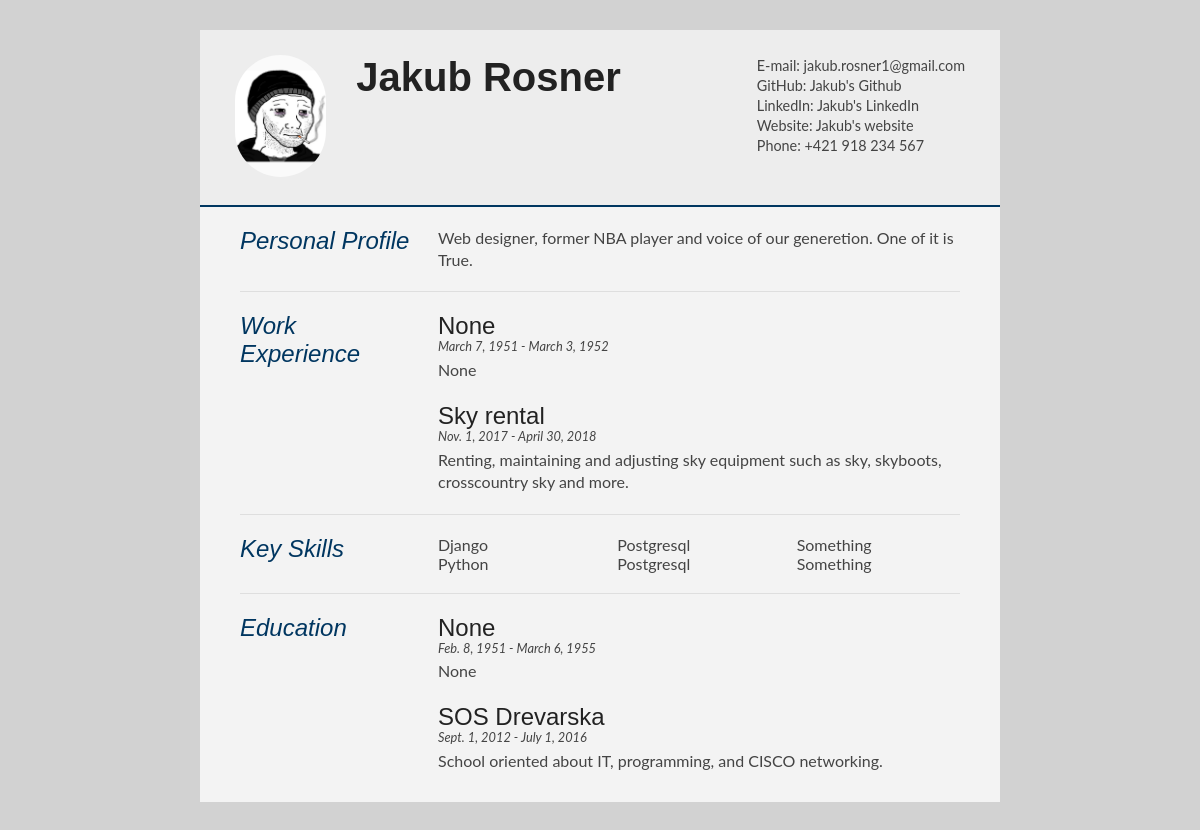
/template1 (signed in), run on the app's committed database.
### myapp/models.py (models this page shows, shortened)
class Profile(models.Model):
    user  = models.OneToOneField(User, null = True, on_delete=models.CASCADE)
    bio = models.TextField()
    profile_pic = models.ImageField(null = True, blank = True,  upload_to = "images/profile/")
    website  = models.CharField(max_length = 255, null= True, blank = True)
    facebook = models.CharField(max_length = 255, null= True, blank = True)
    linkedin = models.CharField(max_length = 255, null= True, blank = True)
    instagram = models.CharField(max_length = 255, null= True, blank = True)
    twitter = models.CharField(max_length = 255, null= True, blank = True)
    phone = models.CharField(max_length = 255, null= True, blank = True)
    github = models.CharField(max_length = 255, null= True, blank = True)

class Experience(models.Model):
    user = models.ForeignKey(Profile, related_name="experience", null= True, on_delete=models.CASCADE)
    job_name = models.CharField(max_length=255,null= True)
    start_date = models.DateField(auto_now=False, auto_now_add=False, null = True, blank = True)
    end_date = models.DateField( auto_now=False, auto_now_add=False, null = True, blank = True)
    name = models.CharField(max_length=255,null= True,)
    description = models.TextField(max_length=500,null= True)

class KeySkill(models.Model):
    user = models.ForeignKey(Profile, related_name="skills", null= True, on_delete=models.CASCADE)
    skill = models.CharField(max_length=255, null= True, blank = True)

class Education(models.Model):
    user = models.ForeignKey(Profile, related_name="education", null= True, on_delete=models.CASCADE)
    school_name = models.CharField(max_length=255,null= True)
    start_date = models.DateField(auto_now=False, auto_now_add=False, null = True, blank = True,)
    end_date = models.DateField( auto_now=False, auto_now_add=False, null = True, blank = True)
    description = models.TextField(max_length=500,null= True)

### CVGEN/views.py (the view)
# urls.py: path('template1', Create_CV.as_view(), name = 'CV_1'),
class Create_CV(ListView):
    model = Profile
    template_name = "template1.html"

### CVGEN/templates/template1.html (shortened to what this page needs)
{%load static%}
<!DOCTYPE html>
<html>
<head>
<link type="text/css" rel="stylesheet" href="{% static 'CVGEN/css/style.css'%}">
</head>
<body id="top">
<div id="cv" class="instaFade">
	<div class="mainDetails">
		<div id="headshot" class="quickFade">
			{%if user.profile.profile_pic%}
				<img src="{{user.profile.profile_pic.url}}" alt="headshot" width="300" height="300" />
			{% else %}
				<img src="{% static 'CVGEN/images/headshot.jpg'%}" alt="headshot" />
			{% endif %}
		</div>
		<div id="name">
			<h1 class="quickFade delayTwo">{{user.first_name}} {{user.last_name}}</h1>
		</div>
		<div id="contactDetails" class="quickFade delayFour">
			<ul>
				<li>E-mail: {{user.email}}</li>
				{% if user.profile.github %}
					<li>GitHub: <a href="{{user.profile.github}}">{{user.first_name}}'s Github</a></li>
				{% endif %}
				{% if user.profile.linkedin %}
					<li>LinkedIn: <a href="{{user.profile.linkedin}}" >{{user.first_name}}'s LinkedIn</a></li>
				{% endif %}
				{% if user.profile.website%}
					<li>Website: <a href="{{user.profile.website}}">{{user.first_name}}'s website</a></li>
				{% endif %}
				{% if user.profile.phone %}
					<li>Phone: {{user.profile.phone}}</li>
				{% endif %}
			</ul>
		</div>
	</div>
	<div id="mainArea" class="quickFade delayFive">
		{% if user.profile.bio %}
		<section>
			<article>
				<div class="sectionTitle">
					<h1>Personal Profile</h1>
				</div>
				<div class="sectionContent">
					<p>{{user.profile.bio}}</p>
				</div>
			</article>
		</section>
		{% endif %}
		{% if user.profile.experience.all%}
		<section>
			<div class="sectionTitle">
				<h1>Work Experience</h1>
			</div>
			<div class="sectionContent">
			{% for experience in user.profile.experience.all %}
				<article>
					<h2>{{experience.job_name}}</h2>
					<p class="subDetails">{{experience.start_date}} - {{experience.end_date}}</p>
					<p>{{experience.description}}</p>
				</article>
			{% endfor %}
			</div>
		</section>
		{% endif %}
		{% if user.profile.skills.all %}
		<section>
			<div class="sectionTitle">
				<h1>Key Skills</h1>
			</div>
			<div class="sectionContent">
				<ul class="keySkills">
				{% for skill in user.profile.skills.all %}
					<li>{{skill.skill}}</li>
				{% endfor %}
				</ul>
			</div>
		</section>
		{% endif %}
		{% if user.profile.education.all %}
		<section>
			<div class="sectionTitle">
				<h1>Education</h1>
			</div>
			<div class="sectionContent">
				{% for education in user.profile.education.all %}
					<article>
						<h2>{{education.school_name}}</h2>
						<p class="subDetails">{{education.start_date}} - {{education.end_date}}</p>
						<p>{{education.description}}</p>
					</article>
				{% endfor %}
			</div>
		</section>
		{% endif %}
	</div>
</div>
</body>
</html>

### static/CVGEN/css/style.css (style rules this page uses)
html,body,div,span,object,iframe,h1,h2,h3,h4,h5,h6,p,blockquote,pre,abbr,address,cite,code,del,dfn,em,img,ins,kbd,q,samp,small,strong,sub,sup,var,b,i,dl,dt,dd,ol,ul,li,fieldset,form,label,legend,table,caption,tbody,tfoot,thead,tr,th,td,article,aside,canvas,details,figcaption,figure,footer,header,hgroup,menu,nav,section,summary,time,mark,audio,video { border:0; font:inherit; font-size:100%; margin:0; padding:0; vertical-align:baseline; }
article,aside,details,figcaption,figure,footer,header,hgroup,menu,nav,section { display:block; }
html, body { background: #d2d2d2; font-family: 'Lato', helvetica, arial, sans-serif; font-size: 16px; color: #222; }
p { font-size: 1em; line-height: 1.4em; margin-bottom: 20px; color: #444; }
#cv { width: 90%; max-width: 800px; background: #f3f3f3; margin: 30px auto; }
.mainDetails { padding: 25px 35px; border-bottom: 2px solid #003660; background: #ededed; }
#name h1 { font-size: 2.5em; font-weight: 700; font-family: 'Rokkitt', Helvetica, Arial, sans-serif; margin-bottom: -6px; }
#mainArea { padding: 0 40px; }
#headshot { width: 12.5%; float: left; margin-right: 30px; }
#headshot img { width: 100%; height: auto; -webkit-border-radius: 50px; border-radius: 50px; }
#name { float: left; }
#contactDetails { float: right; }
#contactDetails ul { list-style-type: none; font-size: 0.9em; margin-top: 2px; }
#contactDetails ul li { margin-bottom: 3px; color: #444; }
#contactDetails ul li a, a[href^=tel] { color: #444; text-decoration: none; -webkit-transition: all .3s ease-in; -moz-transition: all .3s ease-in; -o-transition: all .3s ease-in; -ms-transition: all .3s ease-in; transition: all .3s ease-in; }
section { border-top: 1px solid #dedede; padding: 20px 0 0; }
section:first-child { border-top: 0; }
section:last-child { padding: 20px 0 10px; }
.sectionTitle { float: left; width: 25%; }
.sectionContent { float: right; width: 72.5%; }
.sectionTitle h1 { font-family: 'Rokkitt', Helvetica, Arial, sans-serif; font-style: italic; font-size: 1.5em; color: #003660; }
.sectionContent h2 { font-family: 'Rokkitt', Helvetica, Arial, sans-serif; font-size: 1.5em; margin-bottom: -2px; }
.subDetails { font-size: 0.8em; font-style: italic; margin-bottom: 3px; }
.keySkills { list-style-type: none; -moz-column-count:3; -webkit-column-count:3; column-count:3; margin-bottom: 20px; font-size: 1em; color: #444; }
.instaFade { -webkit-animation-name: reset, fade-in; -webkit-animation-duration: 1.5s; -webkit-animation-timing-function: ease-in; -moz-animation-name: reset, fade-in; -moz-animation-duration: 0.5s; -moz-animation-timing-function: ease-in; animation-name: reset, fade-in; animation-duration: 0.5s; animation-timing-function: ease-in; }
.quickFade { -webkit-animation-name: reset, fade-in; -webkit-animation-duration: 0.5s; -webkit-animation-timing-function: ease-in; -moz-animation-name: reset, fade-in; -moz-animation-duration: 0.5s; -moz-animation-timing-function: ease-in; animation-name: reset, fade-in; animation-duration: 0.5s; animation-timing-function: ease-in; }
.delayTwo { -webkit-animation-delay: 0, 0s; -moz-animation-delay: 0, 0s; animation-delay: 0, 0s; }
.delayFour { -webkit-animation-delay: 0, 0s; -moz-animation-delay: 0, 0s; animation-delay: 0, 0s; }
.delayFive { -webkit-animation-delay: 0, 0.5s; -moz-animation-delay: 0, 0.5s; animation-delay: 0, 0.5s; }

### data on the page
Experience: job_name "None", start_date "March 7, 1951", end_date "March 3, 1952", description "None"
Experience: job_name "Sky rental", start_date "Nov. 1, 2017", end_date "April 30, 2018", description "Renting, maintaining and adjusting sky equipment such as sky, skyboots, crosscountry sky and more."
KeySkill: skill "Django"
KeySkill: skill "Python"
KeySkill: skill "Postgresql"
KeySkill: skill "Postgresql"
KeySkill: skill "Something"
KeySkill: skill "Something"
Education: school_name "None", start_date "Feb. 8, 1951", end_date "March 6, 1955", description "None"
Education: school_name "SOS Drevarska", start_date "Sept. 1, 2012", end_date "July 1, 2016", description "School oriented about IT, programming, and CISCO networking."

### other printed values
{{ user.first_name }} "Jakub"
{{ user.last_name }} "Rosner"
{{ user.email }} "jakub.rosner1@gmail.com"
{{ user.profile.phone }} "+421 918 234 567"
{{ user.profile.bio }} "Web designer, former NBA player and voice of our generetion. One of it is True."
